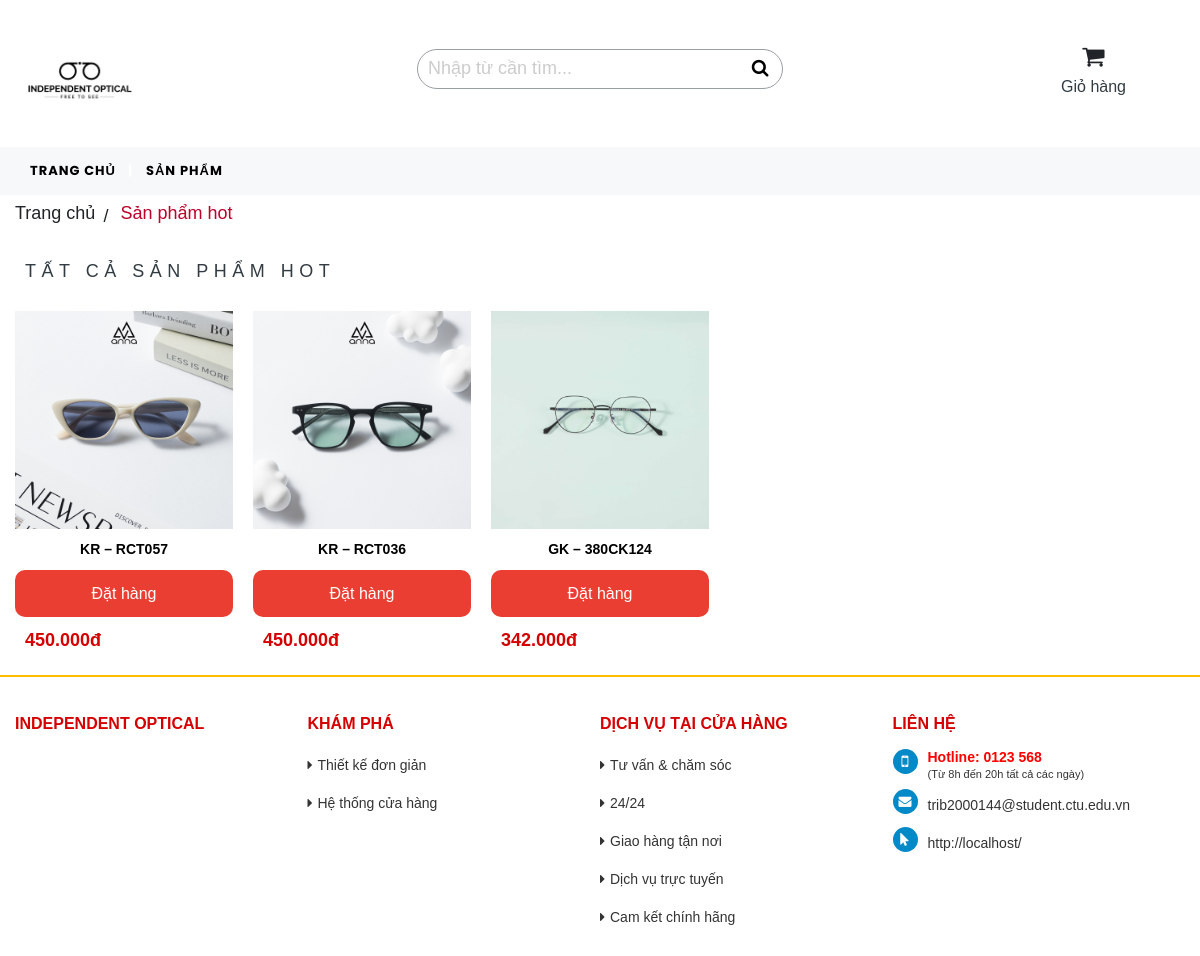
The app's page /sanpham/sanphamhot with its own data.
### tables this page shows
CREATE TABLE `tbl_product` (
  `id_product` int UNSIGNED NOT NULL,
  `title_product` varchar(255) NOT NULL,
  `price_product` varchar(100) NOT NULL,
  `desc_product` text NOT NULL,
  `quantity_product` int NOT NULL,
  `image_product` varchar(100) NOT NULL,
  `id_category_product` int UNSIGNED NOT NULL,
  `product_hot` int NOT NULL
);

### system/libs/Load.php (called while the page is built, shortened)
<?php
class Load{
	public function view($fileName, $data = false){
		include 'app/views/'.$fileName.'.php';
	}
	public function model($fileName){
		return new $fileName();
	}
}
?>

### app/controllers/sanpham.php (called while the page is built, shortened)
<?php
	class sanpham extends DController{
		public function sanphamhot(){
			$table = 'tbl_category_product';
			$table_product = 'tbl_product';
			$categorymodel = $this->load->model('categorymodel');
			$data['category'] = $categorymodel->category_home($table);
			$table_post = 'tbl_category_post';
			$data['category_post'] = $categorymodel->categorypost_home($table_post);
			$data['product_hot'] = $categorymodel->product_hot($table_product);
			$this->load->view('header',$data);
			$this->load->view('product_hot',$data);
			$this->load->view('footer');
		}
	}
?>

### system/libs/Database.php (called while the page is built, shortened)
<?php
class Database extends PDO{
	public function select($sql,$data = array(), $fetchStyle = PDO::FETCH_ASSOC){
		$statement = $this->prepare($sql);
		$statement->execute();
		return $statement->fetchAll($fetchStyle);
	}
}
?>

### app/models/categorymodel.php (called while the page is built, shortened)
<?php
	class categorymodel extends DModel{
		public function product_hot($table_product){
			$sql = "SELECT * FROM $table_product WHERE product_hot = 1 ORDER BY $table_product.id_product DESC";
			return $this->db->select($sql);
		}
	}
?>

### system/libs/DController.php (called while the page is built, shortened)
<?php
class DController{
	public function __construct(){
		$this->load = new Load();
	}
}
?>

### system/libs/DModel.php (called while the page is built, shortened)
<?php
class DModel
{
	public function __construct()
	{
		$connect = 'mysql:dbname=cn_web_ban mat kinh; host=localhost; charset=utf8';
		$user = 'root';
		$pass = 'Tripham1080';
		$this->db = new Database($connect, $user, $pass);
	}
}

### app/views/product_hot.php (the view, shortened to what this page needs)
<section>
    <div class="bg_in">
        <div class="breadcrumbs">
            <ol itemscope itemtype="http://schema.org/BreadcrumbList">
                <li itemprop="itemListElement" itemscope itemtype="http://schema.org/ListItem">
                    <a itemprop="item" href="<?php echo BASE_URL ?>">
                        <span itemprop="name">Trang chủ</span></a>
                </li>
                <li itemprop="itemListElement" itemscope itemtype="http://schema.org/ListItem">
                    <span itemprop="name"> Sản phẩm hot</span>
                </li>
            </ol>
        </div>
        <div class="module_pro_all">
            <div class="box-title">
                <div class="title-bar">
                    <h1>Tất cả sản phẩm hot</h1>
                </div>
            </div>
            <div class="pro_all_gird">
                <div class="girds_all list_all_other_page ">
                    <?php
               foreach ($product_hot as $key => $product) {
               ?>
                    <div class="grids">
                        <div class="grids_in">
                            <div class="content">
                                <div class="img-right-pro">
                                    <a href="#">
                                        <img class="lazy img-pro content-image"
                                            src="<?php echo BASE_URL ?>/public/uploads/product/<?php echo $product['image_product'] ?>"
                                            data-original="image/iphone.png" alt="Máy in Canon MF229DW" />
                                    </a>
                                </div>
                                <div class="name-pro-right">
                                    <a
                                        href="<?php echo BASE_URL ?>/sanpham/chitietsanpham/<?php echo $product['id_product'] ?>">
                                        <h3> <?php echo $product['title_product'] ?></h3>
                                    </a>
                                </div>
                                <div>
                                    <input type="submit" style="box-shadow: none" class="add_card" name="addcart"
                                        value="Đặt hàng">
                                </div>
                                <div class="price_old_new">
                                    <div class="price">
                                        <span
                                            class="news_price"><?php echo number_format($product['price_product'], 0, ',', '.') . 'đ' ?></span>
                                    </div>
                                </div>
                            </div>
                        </div>
                    </div>
                    <?php
               }
               ?>
                </div>
            </div>
        </div>
</section>

### public/css/product.css (style rules this page uses)
body { overflow-y:scroll; }
.price { margin:0px 0px 5px 0px;text-align:left; }
input, button, select, textarea { font-family:inherit;font-size:inherit;line-height:inherit; }

### records on screen
tbl_product: image_product (picture), title_product "KR – RCT057", price_product "450.000"
tbl_product: image_product (picture), title_product "KR – RCT036", price_product "450.000"
tbl_product: image_product (picture), title_product "GK – 380CK124", price_product "342.000"
